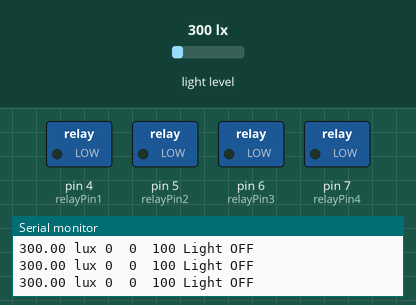
Recording of a sketch running on a simulated Arduino Uno, built with avr-gcc and run on an emulated ATmega328P. On the bench: switched loads named in the sketch (green lamp = pin HIGH), the last lines printed to the serial monitor. Inputs (shaded band) come from the test bench; at power-on: light level 300 lx.

Above: at 1.9 s.
2.0 s: light level set to 110 lx
5.0 s: light level set to 91 lx
At 7.8 s:
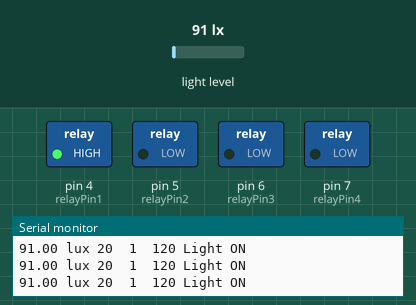
8.0 s: light level set to 111 lx
11.0 s: light level set to 129 lx
At 14.6 s:
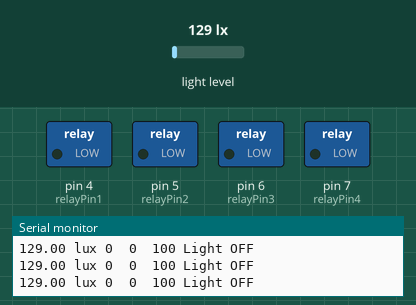
Timing chart, 0 to 15.0 s (numbered marks = the images above; inputs shaded):
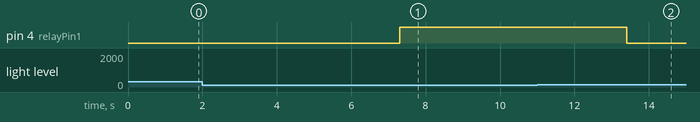

The sketch:

sensorapi2.ino
```cpp
#include <Wire.h>
#include <Adafruit_Sensor.h>
#include <Adafruit_TSL2561_U.h>

/*
   This driver uses the Adafruit unified sensor library (Adafruit_Sensor),
   which provides a common 'type' for sensor data and some helper functions.

   To use this driver you will also need to download the Adafruit_Sensor
   library and include it in your libraries folder.

   You should also assign a unique ID to this sensor for use with
   the Adafruit Sensor API so that you can identify this particular
   sensor in any data logs, etc.  To assign a unique ID, simply
   provide an appropriate value in the constructor below (12345
   is used by default in this example).

   Connections
   ===========
   Connect SCL to I2C SCL Clock
   Connect SDA to I2C SDA Data
   Connect VDD to 3.3V or 5V (whatever your logic level is)
   Connect GROUND to common ground

   Digital 12 to control of light output (nevation vs digital 13)
   Digital 13 to control of light output (negation vs digital 12)

   I2C Address
   ===========
   Default address is 0x39 (floating)
                      0x29 (tie to ground)  TSL2561_ADDR_LOW
                      0x49 (tie to vcc)     TSL2561_ADDR_HIGH

   Sarjamonitorin tulostus
   =======================
   xx.xx lux  anturin mittaama ympäristön valoisuus
   xx         nopeita muutoksia vastustavan laskurin arvo
   x          0 - valo ei pala, 1 - valo palaa
   xxx        valoisuuden raja-arvo, johon vertailua tehdään
   xxxxx      LIGHT OFF / LIGHT ON

   Shield-kortti
   =============
   Relekorttina toimii Electrow.com myymä neljän releen toteutus (D4-D7)
   Kortti on varsinaisesti tarkoitettu Arduino Duemilanove:n kanssa käytettäväksi ja
   Unolla jääkin siksi läpi kytkemättä I2C:n ohjaus ja 5V pinnit.

   History
   =======
   14.04.2019 - First version
   16.04.2019 - Added control pins to relay shield
*/

Adafruit_TSL2561_Unified tsl = Adafruit_TSL2561_Unified(TSL2561_ADDR_FLOAT, 12345);

/**************************************************************************
    Displays some basic information on this sensor from the unified
    sensor API sensor_t type (see Adafruit_Sensor for more information)
**************************************************************************/
void displaySensorDetails()
{
  sensor_t sensor;
  tsl.getSensor(&sensor);
  Serial.println("------------------------------------");
  Serial.print  ("Sensor:       "); Serial.println(sensor.name);
  Serial.print  ("Driver Ver:   "); Serial.println(sensor.version);
  Serial.print  ("Unique ID:    "); Serial.println(sensor.sensor_id);
  Serial.print  ("Max Value:    "); Serial.print(sensor.max_value); Serial.println(" lux");
  Serial.print  ("Min Value:    "); Serial.print(sensor.min_value); Serial.println(" lux");
  Serial.print  ("Resolution:   "); Serial.print(sensor.resolution); Serial.println(" lux");
  Serial.println("------------------------------------");
  Serial.println("");
  delay(500);
}

/**************************************************************************
    Configures the gain and integration time for the TSL2561
**************************************************************************/
void configureSensor()
{
  /* You can also manually set the gain or enable auto-gain support */
  // tsl.setGain(TSL2561_GAIN_1X);      /* No gain ... use in bright light to avoid sensor saturation */
  tsl.setGain(TSL2561_GAIN_16X);     /* 16x gain ... use in low light to boost sensitivity */
  // tsl.enableAutoRange(true);            /* Auto-gain ... switches automatically between 1x and 16x */

  /* Changing the integration time gives you better sensor resolution (402ms = 16-bit data) */
  // tsl.setIntegrationTime(TSL2561_INTEGRATIONTIME_13MS);      /* fast but low resolution */
  tsl.setIntegrationTime(TSL2561_INTEGRATIONTIME_101MS);  /* medium resolution and speed   */
  // tsl.setIntegrationTime(TSL2561_INTEGRATIONTIME_402MS);  /* 16-bit data but slowest conversions */

  /* Update these values depending on what you've set above! */
  Serial.println("------------------------------------");
  Serial.print  ("Gain:         "); Serial.println("16x");
  Serial.print  ("Timing:       "); Serial.println("101ms");
  Serial.println("------------------------------------");
}

/**************************************************************************
    Arduino setup function (automatically called at startup)
**************************************************************************/

const int relayPin1 = 4;   /* Ensimmäisen releen ohjauslähtö */
const int relayPin2 = 5;   /* Toisen releen ohjauslähtö */
const int relayPin3 = 6;   /* Kolmannen releen ohjauslähtö */
const int relayPin4 = 7;   /* Neljännen releen ohjauslähtö */

void setup()
{
  Serial.begin(9600);
  Serial.println("Light Sensor Test"); Serial.println("");

  pinMode(relayPin1, OUTPUT);
  pinMode(relayPin2, OUTPUT);
  pinMode(relayPin3, OUTPUT);
  pinMode(relayPin4, OUTPUT);

  /* Initialise the sensor */
  //use tsl.begin() to default to Wire,
  //tsl.begin(&Wire2) directs api to use Wire2, etc.
  if(!tsl.begin())
  {
    /* There was a problem detecting the TSL2561 ... check your connections */
    Serial.print("Ooops, no TSL2561 detected ... Check your wiring or I2C ADDR!");
    while(1);
  }

  /* Display some basic information on this sensor */
  displaySensorDetails();

  /* Setup the sensor gain and integration time */
  configureSensor();

  /* We're ready to go! */
  Serial.println("");
}

/**************************************************************************
    Arduino loop function, called once 'setup' is complete (your own code
    should go here)
**************************************************************************/

int slowedLoop = 0;       /* Nopeita muutoksia vastustavan laskurin arvo */
int slowedLoop_max = 20;  /* Nopeita muutoksia vastustavan laskurin maksimiarvo */
int light = 0;            /* lamppu ei päällä 0, lamppu päällä 1 */

int light_limit = 100;    /* valoisuuden raja-arvo valon sytytykseen/sammutukseen */
int hyst_up = 120;        /* valon sytyttyä vertailuarvo */
int hyst_down = 100;      /* valon sammuttua vertailuarvo */


void loop()
{

  /* Get a new sensor event */
  sensors_event_t event;
  tsl.getEvent(&event);

  /* Display the results (light is measured in lux) */
  if (event.light)
  {
    Serial.print(event.light); Serial.print(" lux ");
  }
  else
  {
    /* If event.light = 0 lux the sensor is probably saturated
       and no reliable data could be generated! */
    Serial.println("Sensor overload or no light");
  }

  /* verrataan ympäristön valoisuutta raja-arvoon */
  if (event.light < light_limit)
  {
      Serial.print(slowedLoop); Serial.print("  ");
      Serial.print(light); Serial.print("  "); Serial.print(light_limit);
        if (light > 0)
        {
          Serial.println(" Light ON");
        } else {
          Serial.println(" Light OFF");
        }

      slowedLoop = slowedLoop + 1;

        if (slowedLoop > slowedLoop_max)
        {
          slowedLoop = slowedLoop - 1;
          /* asetetaan valon ohjauspinni ylös */
          digitalWrite(relayPin1, HIGH);
          digitalWrite(relayPin2, LOW);
          digitalWrite(relayPin3, LOW);
          digitalWrite(relayPin4, LOW);
            if (light < 1)
            {
              /* asetetaan valon sytyttyä vertailarvo */
              light_limit = hyst_up;
            }
          light = 1;
        }

  }
  else
  {
      Serial.print(slowedLoop); Serial.print("  ");
      Serial.print(light); Serial.print("  "); Serial.print(light_limit);
        if (light < 1)
        {
          Serial.println(" Light OFF");
        } else {
          Serial.println(" Light ON");
        }

      slowedLoop = slowedLoop - 1;

        if (slowedLoop < 0)
        {
          slowedLoop = slowedLoop + 1;
          /* asetetaan valon ohjauspinni alas */
          digitalWrite(relayPin1, LOW);
          digitalWrite(relayPin2, LOW);
          digitalWrite(relayPin3, LOW);
          digitalWrite(relayPin4, LOW);
            if (light > 0)
            {
              /* aseteaan valon sammuttua vertailarvo */
              light_limit = hyst_down;
            }
          light = 0;
        }
  }
  /* hidastetaan looppia */
  delay(100);
}
```

Measured:
- the behaviour switches between 100 and 99 lx on light level (found by bisection; images 0 and 1)
- the behaviour switches between 119 and 120 lx on light level (found by bisection; images 1 and 2)
- after the input at 5.0 s, pin 4 (relayPin1): LOW → HIGH after 2.3 s
- after the input at 11.0 s, pin 4 (relayPin1): HIGH → LOW after 2.4 s
